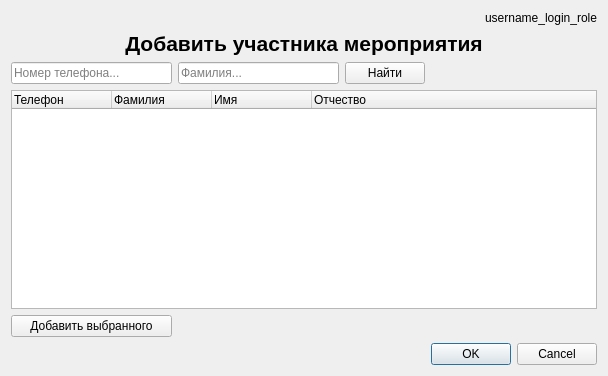
<?xml version="1.0" encoding="UTF-8"?>
<ui version="4.0">
 <class>Add_participant</class>
 <widget class="QDialog" name="Add_participant">
  <property name="geometry">
   <rect>
    <x>0</x>
    <y>0</y>
    <width>608</width>
    <height>376</height>
   </rect>
  </property>
  <property name="windowTitle">
   <string>Логистик</string>
  </property>
  <layout class="QGridLayout" name="gridLayout">
   <item row="6" column="3">
    <widget class="QDialogButtonBox" name="buttonBox">
     <property name="standardButtons">
      <set>QDialogButtonBox::Cancel|QDialogButtonBox::Ok</set>
     </property>
    </widget>
   </item>
   <item row="2" column="0">
    <widget class="QLineEdit" name="lineEdit_number_phone_participant">
     <property name="placeholderText">
      <string>Номер телефона...</string>
     </property>
    </widget>
   </item>
   <item row="1" column="0" colspan="4">
    <widget class="QLabel" name="label_add_participant_event">
     <property name="font">
      <font>
       <pointsize>16</pointsize>
       <weight>75</weight>
       <bold>true</bold>
      </font>
     </property>
     <property name="text">
      <string>Добавить участника мероприятия</string>
     </property>
     <property name="alignment">
      <set>Qt::AlignCenter</set>
     </property>
    </widget>
   </item>
   <item row="4" column="0" colspan="4">
    <widget class="QTreeWidget" name="treeWidget">
     <column>
      <property name="text">
       <string>Телефон</string>
      </property>
     </column>
     <column>
      <property name="text">
       <string>Фамилия</string>
      </property>
     </column>
     <column>
      <property name="text">
       <string>Имя</string>
      </property>
     </column>
     <column>
      <property name="text">
       <string>Отчество</string>
      </property>
     </column>
    </widget>
   </item>
   <item row="2" column="2">
    <widget class="QPushButton" name="pushButton_find_participant">
     <property name="text">
      <string>Найти</string>
     </property>
    </widget>
   </item>
   <item row="2" column="1">
    <widget class="QLineEdit" name="lineEdit_second_name_participant">
     <property name="placeholderText">
      <string>Фамилия...</string>
     </property>
    </widget>
   </item>
   <item row="0" column="2" colspan="2">
    <widget class="QLabel" name="label_username_login_role">
     <property name="text">
      <string>username_login_role</string>
     </property>
     <property name="alignment">
      <set>Qt::AlignRight|Qt::AlignTrailing|Qt::AlignVCenter</set>
     </property>
    </widget>
   </item>
   <item row="5" column="0">
    <widget class="QPushButton" name="pushButton_add_selected_participant">
     <property name="text">
      <string>Добавить выбранного</string>
     </property>
    </widget>
   </item>
  </layout>
 </widget>
 <resources/>
 <connections>
  <connection>
   <sender>buttonBox</sender>
   <signal>accepted()</signal>
   <receiver>Add_participant</receiver>
   <slot>accept()</slot>
   <hints>
    <hint type="sourcelabel">
     <x>514</x>
     <y>354</y>
    </hint>
    <hint type="destinationlabel">
     <x>303</x>
     <y>187</y>
    </hint>
   </hints>
  </connection>
  <connection>
   <sender>buttonBox</sender>
   <signal>rejected()</signal>
   <receiver>Add_participant</receiver>
   <slot>reject()</slot>
   <hints>
    <hint type="sourcelabel">
     <x>514</x>
     <y>354</y>
    </hint>
    <hint type="destinationlabel">
     <x>303</x>
     <y>187</y>
    </hint>
   </hints>
  </connection>
  <connection>
   <sender>pushButton_add_selected_participant</sender>
   <signal>clicked()</signal>
   <receiver>Add_participant</receiver>
   <slot>show()</slot>
   <hints>
    <hint type="sourcelabel">
     <x>92</x>
     <y>323</y>
    </hint>
    <hint type="destinationlabel">
     <x>303</x>
     <y>187</y>
    </hint>
   </hints>
  </connection>
 </connections>
</ui>
